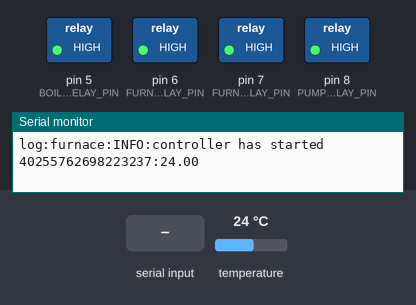
A sketch run on a simulated Arduino Uno, built with avr-gcc and run on an emulated ATmega328P. On the bench: switched loads named in the sketch (green lamp = pin HIGH), the last lines printed to the serial monitor. The inputs (shaded band) are chosen by the test bench; at power-on: temperature 24 °C.

Above: at 0.1 s.
At 5.7 s:
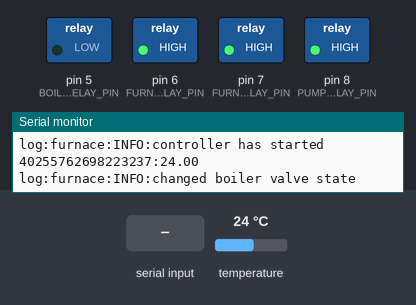
5.8 s: "?" received over Serial
At 6.4 s:
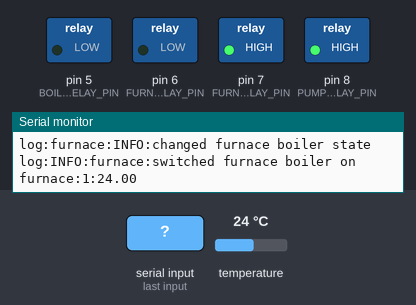
Timing chart, 0 to 8.8 s (numbered marks = the images above; inputs shaded):
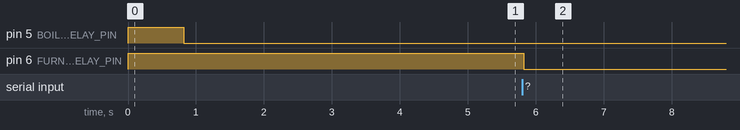

The sketch:

FurnaceController.ino
```cpp
// (licence header left out)
#include <OneWire.h>
#include <DallasTemperature.h>

/**
* Simple boiler controller. Turns the furnace on and off when the preset temperature is reached.
*
* The setup assumes you have a boiler, a (gas) furnace and a three-way valve. All is connected together with
* an Arduino, a temperature sensor and two relays (one for the furnace and one for the three-way valve).
*
* It is a slave. It needs to be leashed through Serial to the master which is probably a Raspberry Pi running
* iot-solar-boiler/FurnaceSlave
*/

// Pin configuration
// The ethernet shield uses pins 10, 11, 12, and 13 for SPI communication
// Pin 4 is used to communicate with the SD card (unused)
const byte ONE_WIRE_PIN = 2;
const byte BOILER_VALVE_RELAY_PIN = 5;   // a three way valve
const byte FURNACE_BOILER_RELAY_PIN = 6;  // relay to set the furnace in boiler mode
const byte FURNACE_HEATING_RELAY_PIN = 7;  // relay to set the furnace in heating mode
const byte PUMP_RELAY_PIN = 8;  // relay to set the pump

const float MAX_TEMP_CHANGE_THRESHOLD_85 = 0.2;

//Thermometer devices DALLAS DS18B20+ with the OneWire protocol
OneWire oneWire(ONE_WIRE_PIN);
DallasTemperature sensors(&oneWire);
byte sensorCount = 0;

DeviceAddress boilerSensorAddress = {0x0, 0x0, 0x0, 0x0, 0x0, 0x0, 0x0, 0x0};
DeviceAddress auxillarySensorAddress = {0x0, 0x0, 0x0, 0x0, 0x0, 0x0, 0x0, 0x0};
double Tboiler, Tauxillary;

boolean furnaceBoilerState = false;  // state == false is normal heating mode
boolean boilerValveState = false; // valve == false is normal heating mode
boolean furnaceHeatingState = false;
boolean pumpState = false;

const long DISCONNECT_TIMOUT = 180000;
const long POSTING_INTERVAL = 30000;
long lastConnectTime, lastPostTime;

const float BOILER_START_TEMP = 50.0;
const float BOILER_STOP_TEMP = 56.5;

void setup() {
  Serial.begin(9600);
  pinMode(BOILER_VALVE_RELAY_PIN, OUTPUT);
  pinMode(FURNACE_BOILER_RELAY_PIN, OUTPUT);
  pinMode(FURNACE_HEATING_RELAY_PIN, OUTPUT);
  pinMode(PUMP_RELAY_PIN, OUTPUT);
  digitalWrite(FURNACE_BOILER_RELAY_PIN, !furnaceBoilerState);
  digitalWrite(BOILER_VALVE_RELAY_PIN, !boilerValveState);
  digitalWrite(FURNACE_HEATING_RELAY_PIN, !furnaceHeatingState);
  digitalWrite(PUMP_RELAY_PIN, !pumpState);
  lastConnectTime = millis(); //assume connection has been successful
  lastPostTime = POSTING_INTERVAL; //force immediate post
  Serial.println(F("log:furnace:INFO:controller has started"));
}

void loop() {
  setupSensors();
  readSensors();
  boilerControl();
  if (millis() > lastPostTime + POSTING_INTERVAL || millis() < lastPostTime) {
    lastPostTime = millis();
    logMaster();
  }
  receiveFromMaster();
  noMasterHeatingControl();
}

void boilerControl() {
  // Check if the sensor are connected
  // Check if the boiler temp is below setpoint
  // Maintain heating up until stop setpoint
  // Turn off boiler if is running after reaching setpoint

  if (sensorCount == 0) {
    // No temperature sensors are connected. Do not operate the boiler.
  } else if (Tboiler < BOILER_START_TEMP) {
    if (furnaceBoilerState) {
      //Furnace is already on
    } else {
      setPump(false);
      if (furnaceHeatingState) {
        setFurnaceHeating(false);
        Serial.println(F("log:INFO:furnace:waiting 4 min for pump to stop"));
        delay(240000); // wait 4 minutes
      }
      setBoilerValve(true);
      delay(5000); // wait for the valve to switch
      setFurnaceBoiler(true);
      Serial.println(F("log:INFO:furnace:switched furnace boiler on"));
    }
  } else if (Tboiler < BOILER_STOP_TEMP && furnaceBoilerState) {
    //Keep the boiler on
  } else if (furnaceBoilerState) {
    setFurnaceBoiler(false);
    Serial.println(F("log:furnace:INFO:waiting 2 min for pump to stop"));
    delay(120000);
    setBoilerValve(false);
    Serial.println(F("log:furnace:INFO:switched furnace boiler off"));
  }
}

void noMasterHeatingControl() {
  if (lastConnectTime + DISCONNECT_TIMOUT < millis()) {
    //Connection lost, go to native mode
    setPump(false);
    if (sensorCount > 1) {
      //There is an auxillary sensor, use it
      if (Tauxillary < 15.0) {
        setFurnaceHeating(true);
      } else {
        setFurnaceHeating(false);
      }
    } else {
      setFurnaceHeating(true);
    }
    Serial.println(F("log:furnace:ERROR:not receiving from master"));
    delay(30000);
  }
}

void setFurnaceBoiler(boolean state) {
  furnaceBoilerState = state;
  if (furnaceBoilerState) {
    // Force pump shutdown and boilerValve set
    setPump(false);
    setBoilerValve(true);
  }
  if (digitalRead(FURNACE_BOILER_RELAY_PIN) == furnaceBoilerState) {
    digitalWrite(FURNACE_BOILER_RELAY_PIN, !furnaceBoilerState);
    Serial.println(F("log:furnace:INFO:changed furnace boiler state"));
  }
}

void setBoilerValve(boolean state) {
  if (state && (furnaceHeatingState || furnaceBoilerState)) {
    Serial.println(F("log:furnace:WARN:ignoring valve change when furnace is on"));
  } else {
    boilerValveState = state;
    if (digitalRead(BOILER_VALVE_RELAY_PIN) == boilerValveState) {
      digitalWrite(BOILER_VALVE_RELAY_PIN, !boilerValveState);
      Serial.println(F("log:furnace:INFO:changed boiler valve state"));
    }
  }
}
void setFurnaceHeating(boolean state) {
  furnaceHeatingState = state;
  // Force pump shutdown
  if (!furnaceHeatingState) {
    setPump(false);
  }
  if (digitalRead(FURNACE_HEATING_RELAY_PIN) == furnaceHeatingState) {
    digitalWrite(FURNACE_HEATING_RELAY_PIN, !furnaceHeatingState);
    Serial.println(F("log:furnace:INFO:changed furnace heating state"));
  }
}

void setPump(boolean state) {
  if (!furnaceHeatingState && state) {
    Serial.println(F("log:furnace:WARN:ignoring request to start pump while furnace is off"));
  } else if (boilerValveState && state) {
    Serial.println(F("log:furnace:WARN:ignoring request to start pump while boiler valve is on"));
  } else {
    pumpState = state;
    if (digitalRead(PUMP_RELAY_PIN) == pumpState) {
      digitalWrite(PUMP_RELAY_PIN, !pumpState);
      Serial.println(F("log:furnace:INFO:changed pump state"));
    }
  }
}

/**
* Set the senso readings in their global variables.
* Remove the 85C error sensors sometimes return.
*/
void readSensors() {
  sensors.begin();
  sensors.requestTemperatures();

  Tboiler = filterSensorTemp(sensors.getTempC(boilerSensorAddress), Tboiler);
  if (sensorCount > 1) {
    Tauxillary = filterSensorTemp(sensors.getTempC(auxillarySensorAddress), Tauxillary);
  }
}

void logMaster() {
  Serial.print("furnace:");
  Serial.print(furnaceBoilerState ? "1:" : "0:");
  Serial.print(Tboiler);
  if (sensorCount > 1) {
    Serial.print(':');
    Serial.print(Tauxillary);
  }
  Serial.println();
}

void receiveFromMaster() {
  //line format: [furnace: T|F][pump: T|F]
  //or [?]
  boolean receivedFurnaceState, receivedPumpState;
  short i = 0;
  while (Serial.available()) {
    char masterByte = Serial.read();
    if (i == 0) {
      if (masterByte == '?') {
        Serial.println(F("furnace"));
      }
      receivedFurnaceState = (masterByte == 'T');
    } else if (i == 1) {
      receivedPumpState = (masterByte == 'T');
    } else {
      Serial.read();
    }
    i++;
  }

  if (i == 2) {
    lastConnectTime = millis();
    setFurnaceHeating(receivedFurnaceState);
    setPump(receivedPumpState);
  } else if (i != 0 && 1 != 1) {
    Serial.println(F("log:furnace:ERROR:received unexpected master command"));
//    Serial.end();
//    Serial.begin(9600);
  }
}

/**
* Filters typical sensor failure at 85C and -127C
*/
float filterSensorTemp(float rawSensorTemp, float currentTemp) {
  if (rawSensorTemp == 85.0 && (abs(rawSensorTemp - 85) > MAX_TEMP_CHANGE_THRESHOLD_85)) {
    return currentTemp;
  } else if (rawSensorTemp == -127.0) {
    return currentTemp;
  } else {
    return rawSensorTemp;
  }
}

// ######################################## SETUP

void setupSensors() {
  if (sensorCount == 0) {
    byte addr[8];
    while (oneWire.search(addr)) {
      for (byte i = 0; i < 8; i++) {
        if (sensorCount == 0) {
          boilerSensorAddress[i] = addr[i];
        } else {
          auxillarySensorAddress[i] = addr[i];
        }
        Serial.print(addr[i]);
      }
      Serial.print(':');
      if (sensorCount == 0) {
        Serial.println(sensors.getTempC(boilerSensorAddress));
      } else {
        Serial.println(sensors.getTempC(auxillarySensorAddress));
      }
      sensorCount++;
    }
    if (sensorCount != 1 && sensorCount != 2) {
      Serial.println("log:furnace:ERROR:unexpected amount of sensors");
      delay(10000);
      sensorCount = 0;
    }
  }
}

// ######################################## /SETUP
```
